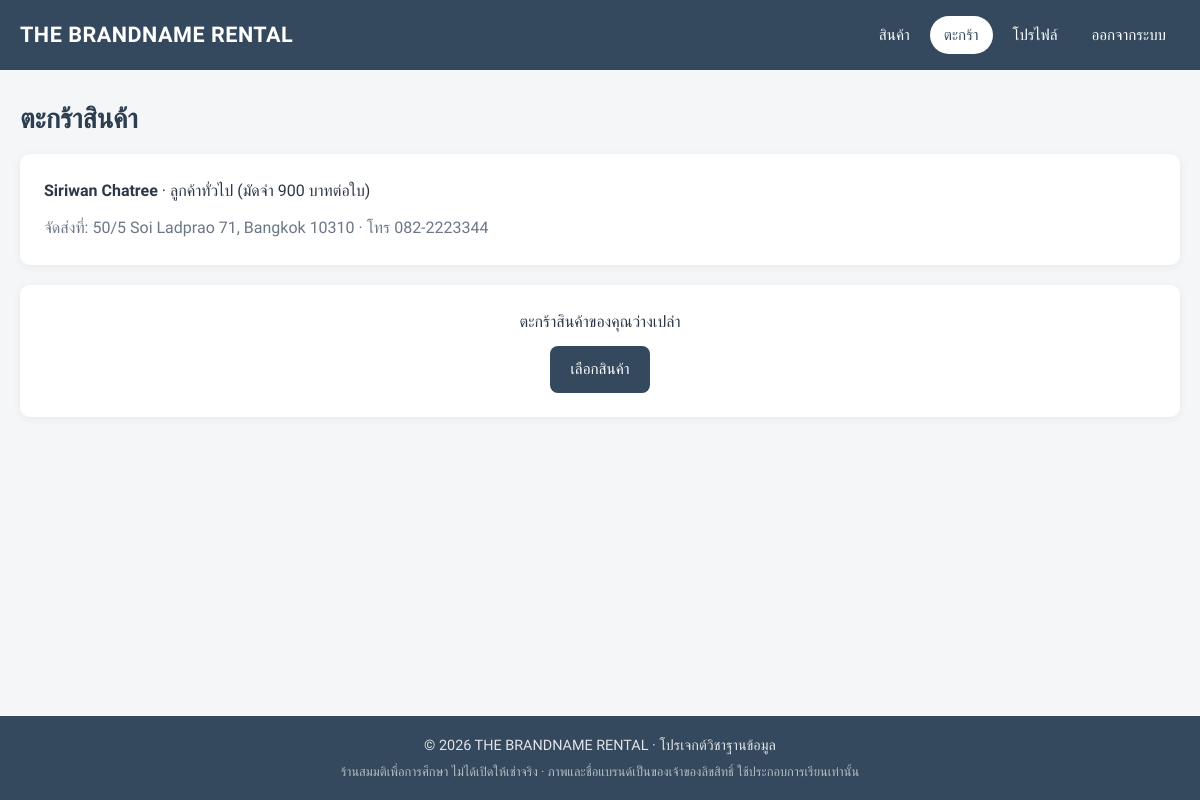
The page /project/cart.php (signed in) on the database its author committed.
### tables this page shows
CREATE TABLE customers (
    customers_id        VARCHAR(50)  PRIMARY KEY,
    customers_firstname VARCHAR(50),
    customers_lastname  VARCHAR(50),
    gender              VARCHAR(50),
    customers_member    VARCHAR(10)  NOT NULL DEFAULT 'no',    
    member_until        DATE         NULL,                     
    phonenumber         VARCHAR(15),
    email               VARCHAR(100) NOT NULL UNIQUE,
    address             VARCHAR(200),
    postal_code         VARCHAR(10),
    password            VARCHAR(255) NOT NULL
);

### project/includes/helpers.php (called while the page is built, shortened)
<?php
function e($value): string
{
    return htmlspecialchars((string) ($value ?? ''), ENT_QUOTES, 'UTF-8');
}
function require_customer(): string
{
    return $_SESSION['customers_id'];
}
function is_member(array $customer): bool
{
    if (($customer['customers_member'] ?? 'no') !== 'yes') {
        return false;
    }
    $until = $customer['member_until'] ?? null;
    return $until === null || $until >= date('Y-m-d');
}
function deposit_for(array $customer): int
{
    return is_member($customer) ? 0 : DEPOSIT_FEE;
}
function current_customer(mysqli $conn): array
{
    $customer = find_customer($conn, require_customer());
    return $customer;
}
function find_customer(mysqli $conn, string $customer_id): ?array
{
    $stmt = $conn->prepare('SELECT * FROM customers WHERE customers_id = ?');
    $stmt->bind_param('s', $customer_id);
    $stmt->execute();
    $row = $stmt->get_result()->fetch_assoc();
    return $row ?: null;
}
function cart_lines(mysqli $conn, array $customer): array
{
    $lines = [];
    $stmt = $conn->prepare('SELECT product_id, brand, details, daily_rental_price, image FROM products WHERE product_id = ?');
    return $lines;
}

### project/cart.php (the view, shortened to what this page needs)
<?php
require_once 'includes/db.php';
$customer = current_customer($conn);
$lines = cart_lines($conn, $customer);
$total = array_sum(array_column($lines, 'subtotal'));
$has_problem = (bool) array_filter($lines, fn($line) => cart_problem($line) !== null);
?>
<h1>ตะกร้าสินค้า</h1>
<div class="stack">
    <div class="card">
        <p>
            <strong><?php echo e($customer['customers_firstname'] . ' ' . $customer['customers_lastname']); ?></strong>
            · <?php echo is_member($customer) ? 'สมาชิก (ไม่ต้องวางมัดจำ)' : 'ลูกค้าทั่วไป (มัดจำ ' . number_format(DEPOSIT_FEE) . ' บาทต่อใบ)'; ?>
        </p>
        <p class="muted">จัดส่งที่: <?php echo e($customer['address'] . ' ' . $customer['postal_code']); ?> · โทร <?php echo e($customer['phonenumber']); ?></p>
    </div>
    <?php if ($lines): ?>
        <div class="card table-wrap">
            <table class="table">
                <thead>
                    <tr>
                        <th>สินค้า</th>
                        <th>วันเริ่มเช่า</th>
                        <th class="num">จำนวนวัน</th>
                        <th>ส่งคืนภายใน</th>
                        <th class="num">ราคา/วัน</th>
                        <th class="num">ค่าเช่า</th>
                        <th class="num">ค่ามัดจำ</th>
                        <th></th>
                    </tr>
                </thead>
                <tbody>
                    <?php foreach ($lines as $line): $problem = cart_problem($line); ?>
                        <tr<?php echo $problem ? ' class="row-problem"' : ''; ?>>
                            <td>
                                <?php echo e($line['brand'] . ' ' . $line['details']); ?>
                                <?php if ($problem): ?><div class="problem"><?php echo e($problem); ?></div><?php endif; ?>
                            </td>
                            <td><?php echo e($line['rental_date']); ?></td>
                            <td class="num"><?php echo $line['days']; ?></td>
                            <td><?php echo e($line['due_date']); ?></td>
                            <td class="num"><?php echo baht($line['daily_rental_price']); ?></td>
                            <td class="num"><?php echo baht($line['rent']); ?></td>
                            <td class="num"><?php echo baht($line['deposit']); ?></td>
                            <td class="text-right">
                                <form method="POST" class="inline-form">
                                    <?php echo csrf_field(); ?>
                                    <button type="submit" name="remove" value="<?php echo e($line['product_id']); ?>" class="btn btn-danger btn-sm">ลบ</button>
                                </form>
                            </td>
                        </tr>
                    <?php endforeach; ?>
                </tbody>
                <tfoot>
                    <tr>
                        <td colspan="6" class="text-right">รวมทั้งหมด (ค่าเช่า + ค่ามัดจำ)</td>
                        <td class="num" colspan="2"><?php echo baht($total); ?></td>
                    </tr>
                </tfoot>
            </table>
        </div>
        <div class="actions" style="justify-content: flex-end;">
            <a href="index.php" class="btn btn-outline">เลือกสินค้าเพิ่ม</a>
            <?php if ($has_problem): ?>
                <button type="button" class="btn btn-success" disabled title="ลบรายการที่มีปัญหาก่อน">ชำระเงิน</button>
            <?php else: ?>
                <a href="checkout.php" class="btn btn-success">ชำระเงิน</a>
            <?php endif; ?>
        </div>
        <?php if ($has_problem): ?>
            <p class="muted text-right">มีรายการที่เช่าไม่ได้ กรุณาลบรายการที่มีกรอบสีแดง แล้วเลือกวันใหม่จากหน้าสินค้า</p>
        <?php endif; ?>
    <?php else: ?>
        <div class="card text-center">
            <p>ตะกร้าสินค้าของคุณว่างเปล่า</p>
            <a href="index.php" class="btn">เลือกสินค้า</a>
        </div>
    <?php endif; ?>
</div>

### project/assets/css/style.css (style rules this page uses)
:root { --primary: #34495e; --primary-dark: #2c3e50; --primary-soft: #eaeef2; --success: #27ae60; --success-soft: #e8f6ee; --danger: #e74c3c; --danger-soft: #fdecea; --warning: #e67e22; --text: #2d3748; --muted: #6b7785; --border: #e2e6ea; --bg: #f4f6f8; --card: #ffffff; --radius: 10px; --shadow: 0 2px 10px rgba(0, 0, 0, 0.06); --font: 'Prompt', 'Segoe UI', Tahoma, sans-serif; }
* { box-sizing: border-box; }
body { margin: 0; font-family: var(--font); color: var(--text); background: var(--bg); line-height: 1.6; display: flex; flex-direction: column; min-height: 100vh; }
a { color: var(--primary); }
h1, h2, h3 { color: var(--primary-dark); line-height: 1.3; margin: 0 0 16px; }
h1 { font-size: 1.7rem; }
p { margin: 0 0 12px; }
.muted { color: var(--muted); }
.text-center { text-align: center; }
.stack > * + * { margin-top: 20px; }
.card { background: var(--card); border-radius: var(--radius); box-shadow: var(--shadow); padding: 24px; }
.card > :last-child { margin-bottom: 0; }
.btn { display: inline-flex; align-items: center; justify-content: center; gap: 6px; padding: 10px 20px; border-radius: 8px; border: 1px solid transparent; font: inherit; font-size: 0.95rem; font-weight: 500; text-decoration: none; cursor: pointer; background: var(--primary); color: #fff; transition: background 0.2s, transform 0.1s; }

### rows shown on the page
customers: customers_firstname+customers_lastname "Siriwan Chatree", address+postal_code "50/5 Soi Ladprao 71, Bangkok 10310", phonenumber "082-2223344"

### other values the page prints
SHOP_NAME "THE BRANDNAME RENTAL"
$item['label'] "สินค้า"
$item['label'] "ตะกร้า"
$item['label'] "โปรไฟล์"
$item['label'] "ออกจากระบบ"
DEPOSIT_FEE "900"
